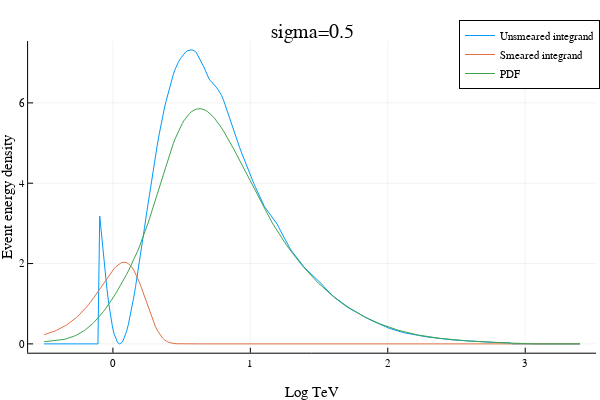

The notebook cell saved with this chart:
### Code cell
# And plotting
plot(samples, [fsample gsample fg.(samples)], title="sigma=0.5", label=["Unsmeared integrand" "Smeared integrand" "PDF"])
xlabel!("Log TeV")
ylabel!("Event energy density")

### Figure 1 — Plotly figure (JSON) as saved in the notebook; plotly's stock layout.template omitted (floating-point values rounded to 4 significant figures; data arrays with more than 128 entries replaced by an {"elided": "..."} marker saying what was removed)
{"data": [{"colorbar": {"len": 0.8657, "title": "", "x": 0.9934, "y": 0.5087}, "legendgroup": "Unsmeared integrand", "line": {"color": "rgba(0, 154, 250, 1.000)", "dash": "solid", "shape": "linear", "width": 1}, "mode": "lines", "name": "Unsmeared integrand", "showlegend": true, "type": "scatter", "x": {"elided": "300 float values"}, "xaxis": "x", "y": {"elided": "300 float values"}, "yaxis": "y"}, {"colorbar": {"len": 0.8657, "title": "", "x": 0.9934, "y": 0.5087}, "legendgroup": "Smeared integrand", "line": {"color": "rgba(227, 111, 71, 1.000)", "dash": "solid", "shape": "linear", "width": 1}, "mode": "lines", "name": "Smeared integrand", "showlegend": true, "type": "scatter", "x": {"elided": "300 float values"}, "xaxis": "x", "y": {"elided": "300 float values"}, "yaxis": "y"}, {"colorbar": {"len": 0.8657, "title": "", "x": 0.9934, "y": 0.5087}, "legendgroup": "PDF", "line": {"color": "rgba(62, 164, 78, 1.000)", "dash": "solid", "shape": "linear", "width": 1}, "mode": "lines", "name": "PDF", "showlegend": true, "type": "scatter", "x": {"elided": "300 float values"}, "xaxis": "x", "y": {"elided": "300 float values"}, "yaxis": "y"}], "layout": {"annotations": [{"font": {"color": "rgba(0, 0, 0, 1.000)", "family": "sans-serif", "size": 20}, "rotation": 0, "showarrow": false, "text": "sigma=0.5", "x": 0.5201, "xanchor": "center", "xref": "paper", "y": 1, "yanchor": "top", "yref": "paper"}], "height": 400, "legend": {"bgcolor": "rgba(255, 255, 255, 1.000)", "bordercolor": "rgba(0, 0, 0, 1.000)", "borderwidth": 1, "font": {"color": "rgba(0, 0, 0, 1.000)", "family": "sans-serif", "size": 11}, "title": {"font": {"color": "rgba(0, 0, 0, 1.000)", "family": "sans-serif", "size": 15}, "text": ""}, "tracegroupgap": 0, "traceorder": "normal", "x": 1, "xanchor": "auto", "y": 1, "yanchor": "auto"}, "margin": {"b": 20, "l": 0, "r": 0, "t": 20}, "paper_bgcolor": "rgba(255, 255, 255, 1.000)", "plot_bgcolor": "rgba(255, 255, 255, 1.000)", "showlegend": true, "width": 600, "xaxis": {"anchor": "y", "domain": [0.04684, 0.9934], "gridcolor": "rgba(0, 0, 0, 0.100)", "gridwidth": 0.5, "linecolor": "rgba(0, 0, 0, 1.000)", "mirror": false, "range": [-0.617, 3.516], "showgrid": true, "showline": true, "showticklabels": true, "tickangle": 0, "tickcolor": "rgb(0, 0, 0)", "tickfont": {"color": "rgba(0, 0, 0, 1.000)", "family": "sans-serif", "size": 11}, "tickmode": "array", "ticks": "inside", "ticktext": ["0", "1", "2", "3"], "tickvals": [0, 1, 2, 3], "title": "Log TeV", "titlefont": {"color": "rgba(0, 0, 0, 1.000)", "family": "sans-serif", "size": 15}, "type": "-", "visible": true, "zeroline": false, "zerolinecolor": "rgba(0, 0, 0, 1.000)"}, "yaxis": {"anchor": "x", "domain": [0.07581, 0.9415], "gridcolor": "rgba(0, 0, 0, 0.100)", "gridwidth": 0.5, "linecolor": "rgba(0, 0, 0, 1.000)", "mirror": false, "range": [-0.2196, 7.539], "showgrid": true, "showline": true, "showticklabels": true, "tickangle": 0, "tickcolor": "rgb(0, 0, 0)", "tickfont": {"color": "rgba(0, 0, 0, 1.000)", "family": "sans-serif", "size": 11}, "tickmode": "array", "ticks": "inside", "ticktext": ["0", "2", "4", "6"], "tickvals": [0, 2, 4, 6], "title": "Event energy density", "titlefont": {"color": "rgba(0, 0, 0, 1.000)", "family": "sans-serif", "size": 15}, "type": "-", "visible": true, "zeroline": false, "zerolinecolor": "rgba(0, 0, 0, 1.000)"}}}
